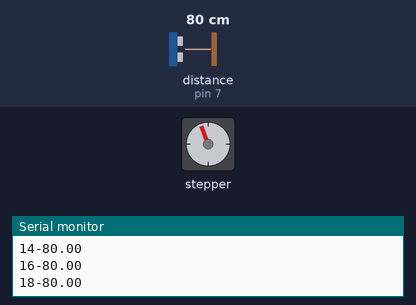
The sketch below on a simulated Arduino Uno, built with avr-gcc and run on an emulated ATmega328P. On the bench: stepper motor, the last lines printed to the serial monitor. The inputs (shaded band) are chosen by the test bench; at power-on: distance to the obstacle (sensor on pin 7) 80 cm. Stepper angles assume 4096 steps per turn.

Above: at 1.27 s.
1.3 s: distance to the obstacle (sensor on pin 7) set to 2 cm
At 2.08 s:
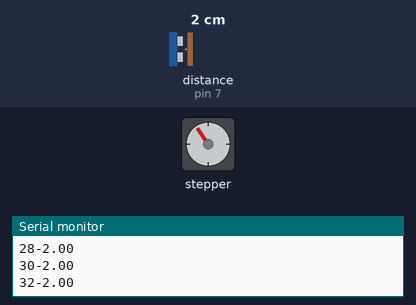
13.3 s: distance to the obstacle (sensor on pin 7) set to 299 cm
At 13.55 s:
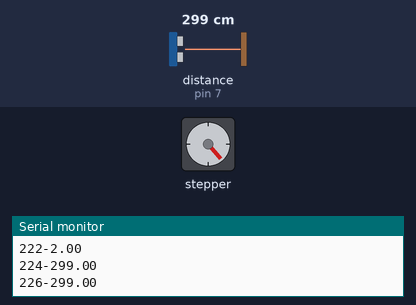
Timing chart, 0 to 22.3 s (numbered marks = the images above; inputs shaded):
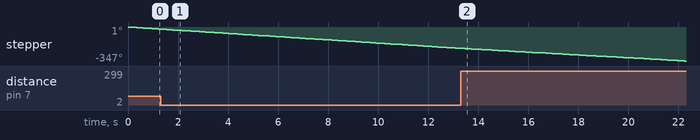

The sketch:

motor_ultrasonic.ino
```cpp
#include <HCSR04.h>
#include <CheapStepper.h>


CheapStepper stepper (8,9,10,11);
boolean moveClockwise = true;


UltraSonicDistanceSensor distanceSensor(6, 7);  // Initialize sensor that uses digital pins 13 and 12.

void setup () {

    stepper.setRpm(20);

    Serial.begin(9600);  // We initialize serial connection so that we could print values from sensor.
}

void loop () {
    moveClockwise = true;
    stepper.moveToDegree(moveClockwise, 0);
    delay(100);

    moveClockwise = false;

    for (int i=0; i<360; i+=2) {
      stepper.moveDegrees(moveClockwise, 2);
      Serial.print(i);
      Serial.print('-');
      Serial.println(distanceSensor.measureDistanceCm());

      Serial.println();
      delay(100);
    }
}
```
